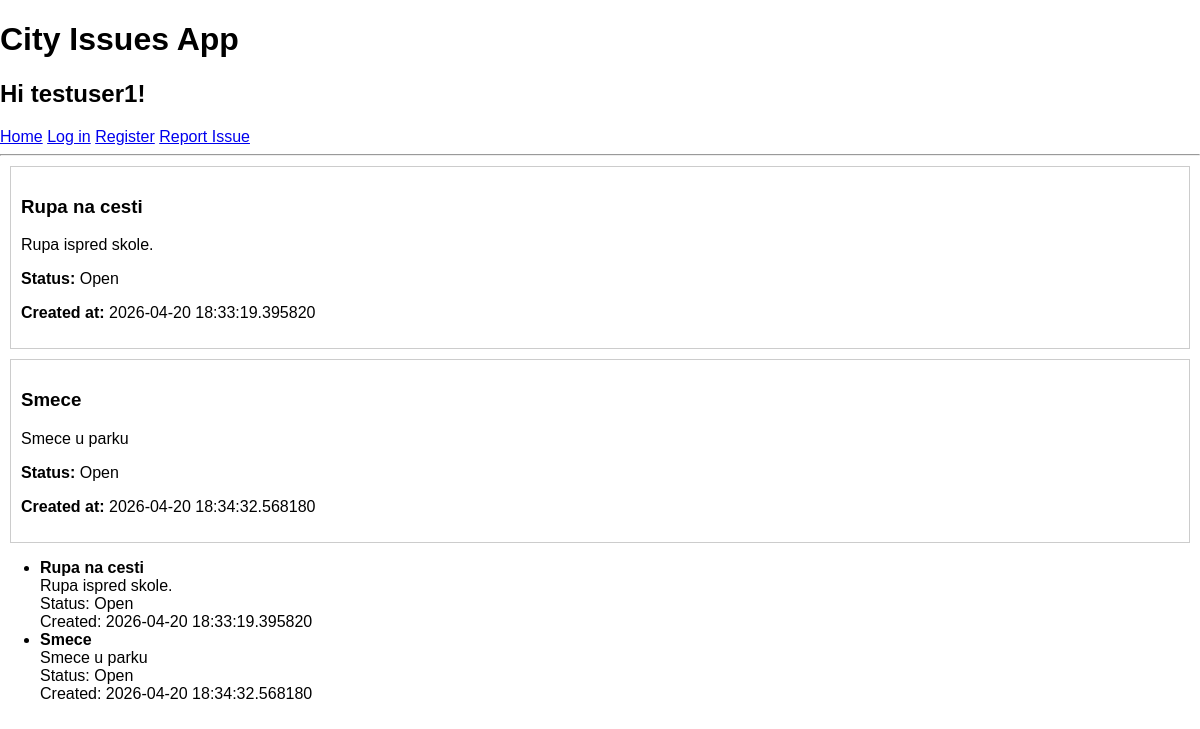
The app's page / (signed in) with its own data.
### models.py (models this page shows)
class Issue(db.Model):
    id = db.Column(db.Integer, primary_key=True)
    title = db.Column(db.String(100), nullable=False)
    description = db.Column(db.Text, nullable=False)
    status = db.Column(db.String(20), default='Open')
    created_at = db.Column(db.DateTime, default=datetime.utcnow)
    user_id = db.Column(db.Integer, db.ForeignKey('user.id'))

### app.py (the view)
@app.route("/")
def index():
    if 'user_id' not in session:
         return redirect('/login')
    issues = Issue.query.filter_by(user_id = session['user_id']).all()
    return render_template("index.html", issues=issues)

### templates/index.html
{% extends "base.html" %}
{% block head %}
<h1>City Issues App</h1>
<h2>Hi {{session ['username']}}!</h2>
{% endblock %}
{% block body %}
    {% for issue in issues%}
        <div style="border:1px solid #ccc; padding: 10px; margin: 10px;">
            <h3>{{ issue.title}}</h3>
            <p>{{ issue.description}}</p>
            <p> <b>Status:</b> {{ issue.status}}</p>
            <p> <b>Created at:</b> {{ issue.created_at}}</p>
        </div>
    {% else %}
        <p>No issues reported.</p>
    {%endfor%}
    {% if issues %}
        <ul>
            {% for issue in issues %}
                <li>
                    <strong>{{ issue.title}}</strong><br>
                    {{ issue.description }}<br>
                    Status: {{ issue.status}}<br>
                    Created: {{ issue.created_at}}
                </li>
            {% endfor %}
        </ul>
    {% else %}
        <p>You don't have any reported issues.</p>
    {% endif %}
{% endblock %}

### templates/base.html (shortened to what this page needs)
<!DOCTYPE html>
<html lang="en">
<head>
    <link rel="stylesheet" href="{{ url_for('static', filename='main.css') }}">
    {% block head %} {% endblock %}
</head>
<body>
    <nav>
        <a href="/">Home</a>
        <a href="{{url_for('login')}}">Log in</a>
        <a href="{{url_for('register')}}">Register</a>
        <a href="{{url_for('create')}}">Report Issue</a>
    </nav>
    <hr>
    {% block body %}{% endblock %}
</body>
</html>

### static/main.css (style rules this page uses)
body { margin: 0; font-family: sans-serif; }

### records on screen
Issue: title "Rupa na cesti", description "Rupa ispred skole.", status "Open", created_at "2026-04-20 18:33:19.395820"
Issue: title "Smece", description "Smece u parku", status "Open", created_at "2026-04-20 18:34:32.568180"

### other values on screen
{{ session ['username'] }} "testuser1"
